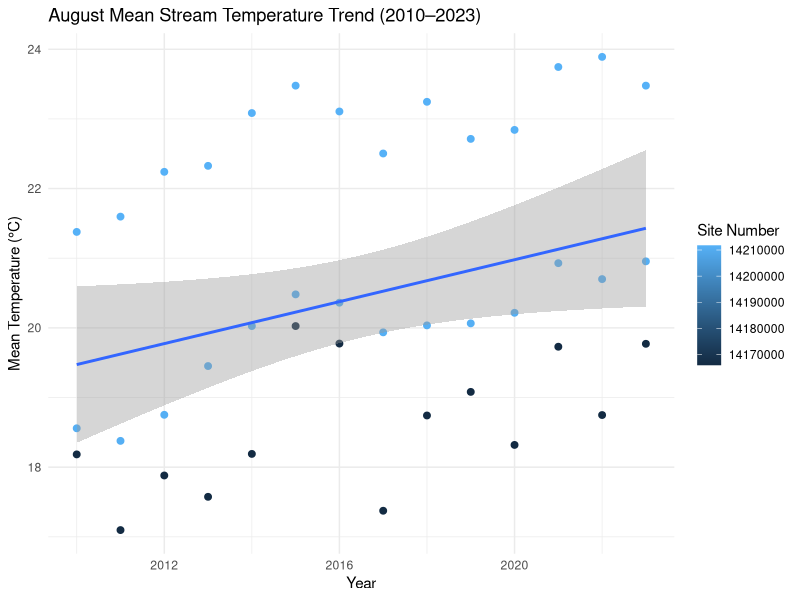

Generate this figure with R:
## ---- chunk 1
#| message: false
#| warning: false

# tidyverse provides dplyr for filtering/summarising and ggplot2 for visualization
library(tidyverse)
## ---- chunk 2
# load the locally saved CSV produced by willamette_temperature_data.qmd
# this avoids re-downloading from the NWIS server
temp_data <- read_csv("data/willamette_temp.csv")
## ---- chunk 3
# filter the full dataset down to August observations only
aug_data <- subset(temp_data, month == "Aug")

# fit a GLM to test for a linear trend in August temperatures over time, separated by site
# year*site_no includes: year, site_no, and the year:site_no interaction
# the interaction allows each site to have a different slope (warming rate)
aug_model <- glm(temp_C ~ year*site_no, data = aug_data)

# print the full model summary including coefficients, standard errors, and p-values
summary(aug_model)
## ---- chunk 4
# calculate the mean August temperature per year and site for plotting
# this smooths out day-to-day variation within the month
aug_annual <- aug_data |>
  group_by(year, site_no) |>
  summarise(mean_temp = mean(temp_C, na.rm = TRUE), .groups = "drop")

# plot annual mean August temperatures with a linear trend line per site
# shaded band shows the 95% confidence interval around each trend line
ggplot(aug_annual, aes(x = year, y = mean_temp, color = site_no)) +
  geom_point(size = 2) +
  geom_smooth(method = "lm", se = TRUE) +
  labs(
    title = "August Mean Stream Temperature Trend (2010–2023)",
    x = "Year",
    y = "Mean Temperature (°C)",
    color = "Site Number"
  ) +
  theme_minimal()
